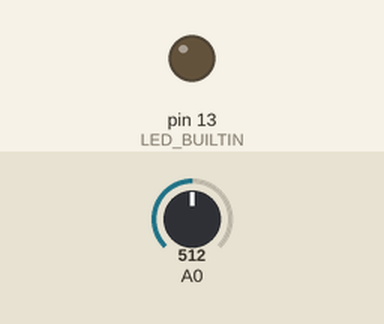
This sketch was run on a simulated Arduino Uno, built with avr-gcc and run on an emulated ATmega328P. On the bench: output pins drawn as LEDs (lit = HIGH). The inputs (shaded band) are chosen by the test bench; at power-on: A0 = 512.

Above: at 1.2 s.
1.3 s: A0 set to 687
2.8 s: A0 set to 715
At 4.0 s:
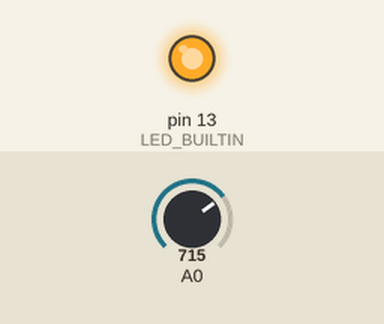
4.3 s: A0 set to 690
At 5.5 s:
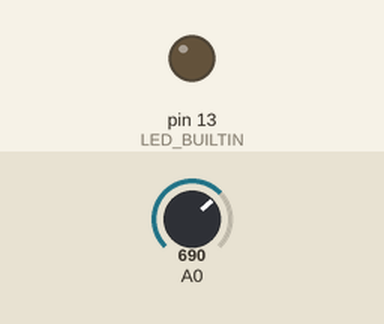
5.8 s: A0 set to 710
At 6.6 s:
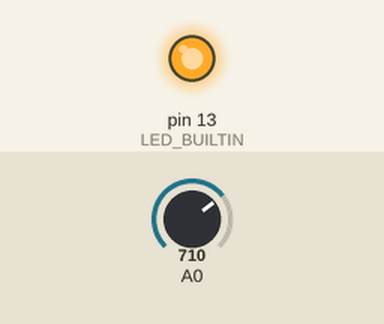
Timing chart, 0 to 8.3 s (numbered marks = the images above; inputs shaded):
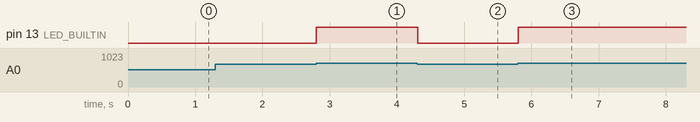

The sketch:

LDR_Sensor.ino
```cpp
void setup() {
  pinMode(LED_BUILTIN, OUTPUT);
}

void loop() {
  int sensorValue = analogRead(A0);
  if(sensorValue > 700)
  {
    digitalWrite(LED_BUILTIN, HIGH);
  }
  else
  {
    digitalWrite(LED_BUILTIN,LOW);
  }
  delay(10);
}
```

Measured:
- the behaviour switches between 700 and 701 on A0 (found by bisection; images 0 and 1)
- after the input at 1.3 s, every drawn part: stays the same
- after the input at 2.8 s, pin 13 (LED_BUILTIN): LOW → HIGH at once
- after the input at 4.3 s, pin 13 (LED_BUILTIN): HIGH → LOW at once
- after the input at 5.8 s, pin 13 (LED_BUILTIN): LOW → HIGH at once
